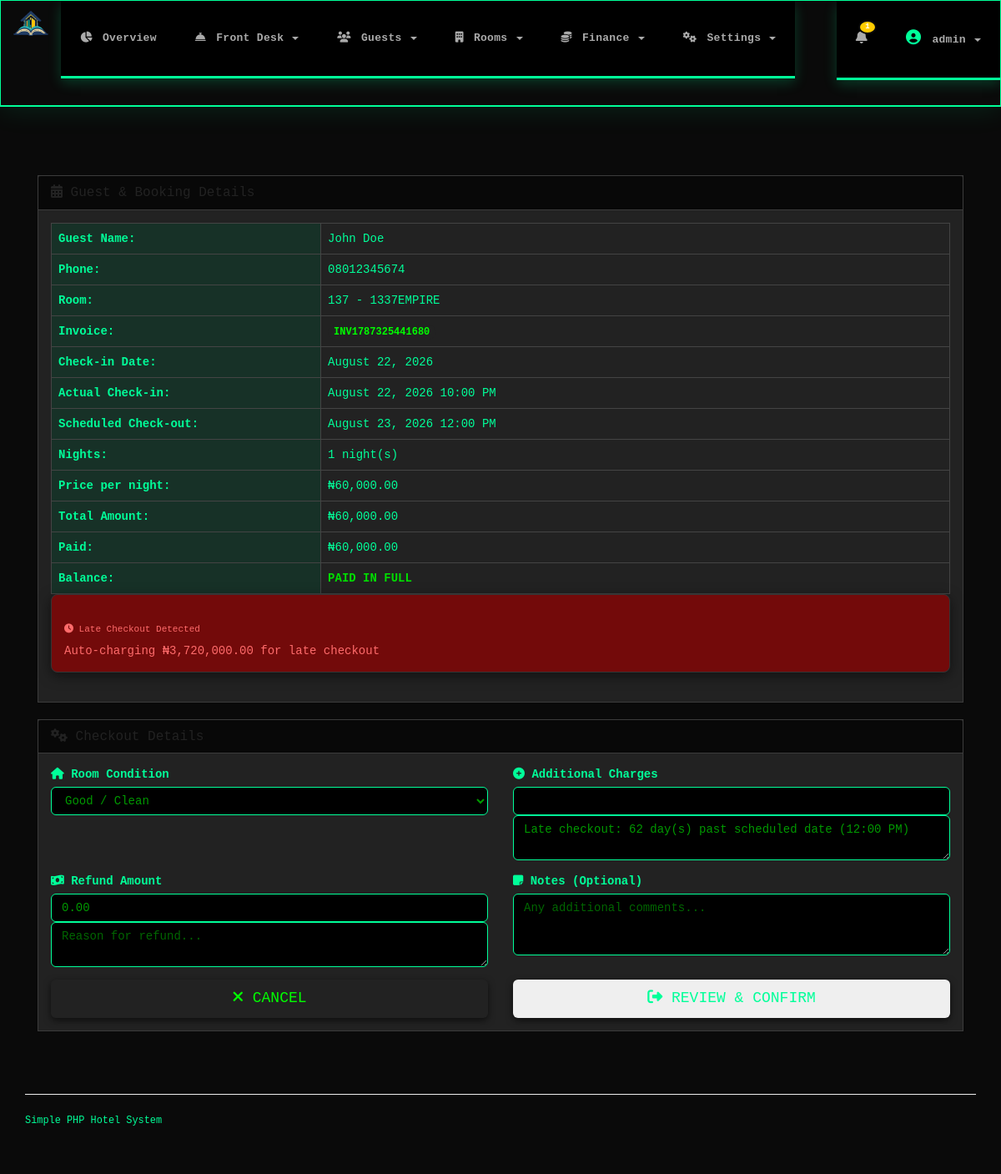
Page /admin_checkout.php?booking_id=96 (signed in) on the committed database.
### tables this page shows
CREATE TABLE `bookings` (
  `id` bigint(20) UNSIGNED NOT NULL,
  `customer_id` bigint(20) UNSIGNED NOT NULL,
  `room_id` int(10) UNSIGNED NOT NULL,
  `checkin_date` date NOT NULL,
  `checkout_date` date NOT NULL,
  `nights` int(11) NOT NULL,
  `amount` decimal(12,2) NOT NULL,
  `status` enum('pending','confirmed','paid','cancelled') NOT NULL DEFAULT 'pending',
  `checkout_status` varchar(20) DEFAULT 'not_checked_out',
  `invoice_id` bigint(20) UNSIGNED DEFAULT NULL,
  `created_at` timestamp NULL DEFAULT CURRENT_TIMESTAMP,
  `checkin_time` time DEFAULT '14:00:00',
  `checkout_time` time DEFAULT '12:00:00',
  `actual_checkin_datetime` datetime DEFAULT NULL,
  `keycard_issued` tinyint(1) DEFAULT '0',
  `keycard_issued_by` int(11) DEFAULT NULL,
  `staff_id` int(11) DEFAULT NULL,
  `staff_name` varchar(100) DEFAULT NULL,
  `keycard_issued_at` datetime DEFAULT NULL,
  `actual_checkin_time` time DEFAULT NULL
);

CREATE TABLE `customers` (
  `id` bigint(20) UNSIGNED NOT NULL,
  `firstname` varchar(100) NOT NULL,
  `lastname` varchar(100) NOT NULL,
  `gender` enum('male','female','other') DEFAULT 'male',
  `email` varchar(150) NOT NULL,
  `phone` varchar(50) DEFAULT NULL,
  `created_at` timestamp NULL DEFAULT CURRENT_TIMESTAMP,
  `address` text,
  `has_car` tinyint(1) DEFAULT '0',
  `id_type` varchar(50) DEFAULT NULL,
  `id_number` varchar(100) DEFAULT NULL,
  `notes` text
);

CREATE TABLE `rooms` (
  `id` int(10) UNSIGNED NOT NULL,
  `building_id` int(10) UNSIGNED NOT NULL,
  `room_number` varchar(50) NOT NULL,
  `capacity` int(11) NOT NULL DEFAULT '1',
  `status` enum('available','booked','maintenance') DEFAULT 'available',
  `price_per_night` decimal(10,2) NOT NULL DEFAULT '0.00',
  `use_system_price` tinyint(1) DEFAULT '1',
  `manual_price` decimal(10,2) DEFAULT NULL,
  `created_at` timestamp NULL DEFAULT CURRENT_TIMESTAMP
);

CREATE TABLE `buildings` (
  `id` int(10) UNSIGNED NOT NULL,
  `name` varchar(150) NOT NULL,
  `building_type` enum('regular','vip','premium') DEFAULT 'regular',
  `description` text,
  `base_price` decimal(10,2) DEFAULT '1000.00',
  `status` tinyint(1) DEFAULT '1',
  `created_at` timestamp NULL DEFAULT CURRENT_TIMESTAMP
);

CREATE TABLE `invoices` (
  `id` bigint(20) UNSIGNED NOT NULL,
  `invoice_number` varchar(60) NOT NULL,
  `booking_id` bigint(20) UNSIGNED NOT NULL,
  `amount` decimal(12,2) NOT NULL,
  `issued_at` timestamp NULL DEFAULT CURRENT_TIMESTAMP,
  `paid` tinyint(1) NOT NULL DEFAULT '0',
  `paid_at` timestamp NULL DEFAULT NULL
);

### functions.php (called while the page is built, shortened)
<?php
function h($string) {
    return htmlspecialchars($string, ENT_QUOTES, 'UTF-8');
}
function format_currency($amount) {
    return '₦' . number_format((float)$amount, 2);
}
function formatPrice($amount) {
    return format_currency($amount);
}
?>

### admin_checkout.php (the view, shortened to what this page needs)
<?php
require_once __DIR__ . '/functions.php';
$booking_id = isset($_GET['booking_id']) ? (int)$_GET['booking_id'] : 0;
$invoice_id = isset($_GET['invoice_id']) ? (int)$_GET['invoice_id'] : 0;
$show_success = false;
$booking = null;
$balance = 0;
$additional_charges = 0;
$charges_reason = '';
$refund_amount = 0;
$refund_reason = '';
$show_confirmation = false;
if (!$show_success) {
    $sql = "SELECT b.*, i.id as invoice_id, i.invoice_number, i.amount as invoice_amount,
                   CONCAT(c.firstname,' ',c.lastname) as customer_name, c.phone,
                   r.room_number, r.price_per_night, bu.name as building_name,
                   (SELECT COALESCE(SUM(amount),0) FROM payments WHERE invoice_id = i.id AND status='completed') as total_paid
            FROM bookings b
            LEFT JOIN invoices i ON b.id = i.booking_id
            JOIN customers c ON b.customer_id = c.id
            JOIN rooms r ON b.room_id = r.id
            JOIN buildings bu ON r.building_id = bu.id
            " . ($booking_id ? "WHERE b.id = $booking_id" : "WHERE i.id = $invoice_id") . "
            LIMIT 1";
    $result = mysqli_query($conn, $sql);
    $booking = mysqli_fetch_assoc($result);
    $balance = $booking['invoice_amount'] - $booking['total_paid'];
    $scheduled_datetime = new DateTime($booking['checkout_date'] . ' 12:00:00');
    $now = new DateTime();
    $grace_period = new DateInterval('PT1H');
    $scheduled_with_grace = clone $scheduled_datetime;
    $scheduled_with_grace->add($grace_period);
    if ($now > $scheduled_with_grace) {
        $interval = $now->diff($scheduled_datetime);
        $days_late = $interval->days;
        $additional_charges = $days_late * $booking['price_per_night'];
        $charges_reason = "Late checkout: $days_late day(s) past scheduled date (12:00 PM)";
    }
}
include __DIR__ . '/header.php';
?>
<div class="container-fluid main-container">
    <div class="content-wrapper">
        <?php if (!$show_success && $booking): ?>
        <?php if (!$show_confirmation): ?>
        <div class="panel panel-default hacker-panel">
            <div class="panel-heading hacker-heading">
                <h4 class="panel-title"><i class="fas fa-calendar-alt"></i> Guest & Booking Details</h4>
            </div>
            <div class="panel-body">
                <div class="table-responsive">
                    <table class="table table-dark table-bordered checkout-details-table">
                        <tbody>
                            <tr>
                                <td width="30%"><strong>Guest Name:</strong></td>
                                <td width="70%"><?php echo h($booking['customer_name']); ?></td>
                            </tr>
                            <tr>
                                <td><strong>Phone:</strong></td>
                                <td><?php echo h($booking['phone']); ?></td>
                            </tr>
                            <tr>
                                <td><strong>Room:</strong></td>
                                <td><?php echo h($booking['room_number'] . ' - ' . $booking['building_name']); ?></td>
                            </tr>
                            <tr>
                                <td><strong>Invoice:</strong></td>
                                <td><span class="badge hacker-badge-info"><?php echo h($booking['invoice_number']); ?></span></td>
                            </tr>
                            <tr>
                                <td><strong>Check-in Date:</strong></td>
                                <td><?php echo date('F j, Y', strtotime($booking['checkin_date'])); ?></td>
                            </tr>
                            <tr>
                                <td><strong>Actual Check-in:</strong></td>
                                <td>
                                    <?php if ($booking['actual_checkin_datetime']): ?>
                                        <?php echo date('F j, Y h:i A', strtotime($booking['actual_checkin_datetime'])); ?>
                                    <?php else: ?>
                                        <span class="text-muted">Not checked in yet</span>
                                    <?php endif; ?>
                                </td>
                            </tr>
                            <tr>
                                <td><strong>Scheduled Check-out:</strong></td>
                                <td><?php echo date('F j, Y', strtotime($booking['checkout_date'])); ?> 12:00 PM</td>
                            </tr>
                            <tr>
                                <td><strong>Nights:</strong></td>
                                <td><?php echo h($booking['nights']); ?> night(s)</td>
                            </tr>
                            <tr>
                                <td><strong>Price per night:</strong></td>
                                <td>₦<?php echo number_format($booking['price_per_night'], 2); ?></td>
                            </tr>
                            <tr>
                                <td><strong>Total Amount:</strong></td>
                                <td><?php echo formatPrice($booking['invoice_amount']); ?></td>
                            </tr>
                            <tr>
                                <td><strong>Paid:</strong></td>
                                <td><?php echo formatPrice($booking['total_paid']); ?></td>
                            </tr>
                            <tr>
                                <td><strong>Balance:</strong></td>
                                <td>
                                    <?php if ($balance > 0): ?>
                                        <span class="text-danger"><strong><?php echo formatPrice($balance); ?> DUE</strong></span>
                                    <?php else: ?>
                                        <span class="text-success"><strong>PAID IN FULL</strong></span>
                                    <?php endif; ?>
                                </td>
                            </tr>
                        </tbody>
                    </table>
                </div>
                <?php if ($additional_charges > 0): ?>
                    <div class="alert alert-danger mt-3">
                        <h6><i class="fas fa-clock"></i> Late Checkout Detected</h6>
                        <p class="mb-0">Auto-charging <?php echo formatPrice($additional_charges); ?> for late checkout</p>
                    </div>
                <?php endif; ?>
            </div>
        </div>
        <?php endif; ?>
        <?php if (!$show_confirmation): ?>
        <div class="panel panel-default hacker-panel mt-3">
            <div class="panel-heading hacker-heading">
                <h4 class="panel-title"><i class="fas fa-cogs"></i> Checkout Details</h4>
            </div>
            <div class="panel-body">
                <form method="post" id="checkoutForm">
                    <div class="row">
                        <div class="col-md-6">
                            <div class="form-group">
                                <label class="hacker-label"><i class="fas fa-home"></i> Room Condition</label>
                                <select name="room_condition" class="form-control hacker-input" required>
                                    <option value="good" <?php echo isset($_POST['room_condition']) && $_POST['room_condition'] == 'good' ? 'selected' : ''; ?>>Good / Clean</option>
                                </select>
                            </div>
                        </div>
                        <div class="col-md-6">
                            <div class="form-group">
                                <label class="hacker-label"><i class="fas fa-plus-circle"></i> Additional Charges</label>
                                <input type="number" id="additional_charges_input" name="additional_charges" class="form-control hacker-input"
                                       value="<?php echo isset($_POST['additional_charges']) ? $_POST['additional_charges'] : number_format($additional_charges, 2); ?>"
                                       step="0.01" min="0">
                                <textarea id="charges_description" name="charges_description" class="form-control hacker-input mt-2" rows="2"
                                          placeholder="Reason for charges..."><?php echo isset($_POST['charges_description']) ? h($_POST['charges_description']) : h($charges_reason); ?></textarea>
                            </div>
                        </div>
                    </div>
                    <div class="row">
                        <div class="col-md-6">
                            <div class="form-group">
                                <label class="hacker-label"><i class="fas fa-money-bill-wave"></i> Refund Amount</label>
                                <input type="number" name="refund_amount" class="form-control hacker-input"
                                       value="<?php echo isset($_POST['refund_amount']) ? $_POST['refund_amount'] : number_format($refund_amount, 2); ?>"
                                       step="0.01" min="0">
                                <textarea name="refund_description" class="form-control hacker-input mt-2" rows="2"
                                          placeholder="Reason for refund..."><?php echo isset($_POST['refund_description']) ? h($_POST['refund_description']) : h($refund_reason); ?></textarea>
                            </div>
                        </div>
                        <div class="col-md-6">
                            <div class="form-group">
                                <label class="hacker-label"><i class="fas fa-sticky-note"></i> Notes (Optional)</label>
                                <textarea name="notes" class="form-control hacker-input" rows="3" placeholder="Any additional comments..."><?php echo isset($_POST['notes']) ? h($_POST['notes']) : ''; ?></textarea>
                            </div>
                        </div>
                    </div>
                    <div class="row mt-4">
                        <div class="col-md-6">
                            <a href="admin_checkout_management.php" class="btn hacker-btn hacker-btn-secondary btn-lg btn-block">
                                <i class="fas fa-times"></i> CANCEL
                            </a>
                        </div>
                        <div class="col-md-6">
                            <button type="submit" class="btn hacker-btn hacker-btn-success btn-lg btn-block" onclick="return validateCheckoutForm();">
                                <i class="fas fa-sign-out-alt"></i> REVIEW & CONFIRM
                            </button>
                        </div>
                    </div>
                </form>
            </div>
        </div>
        <?php endif; ?>
        <?php endif; ?>
    </div>
</div>
<?php include __DIR__ . '/footer.php'; ?>

### rows in the picture
bookings: customer.phone "08012345674", room.name "137 - 1337EMPIRE", invoice.invoice_number "INV1787325441680", checkin_date "August 22, 2026", actual_checkin_datetime "August 22, 2026 10:00 PM", checkout_date "August 23, 2026", nights "1", room.price_per_night "60,000.00", invoice.amount "₦60,000.00", checkout_date.price_per_night "₦3,720,000.00", charges_description "Late checkout: 62 day(s) past scheduled date (12:00 PM)"

### other values in the picture
$notification_types "1"
get_current_admin_username() "admin"
$booking['customer_name'] "John Doe"
formatPrice($booking['total_paid']) "₦60,000.00"
